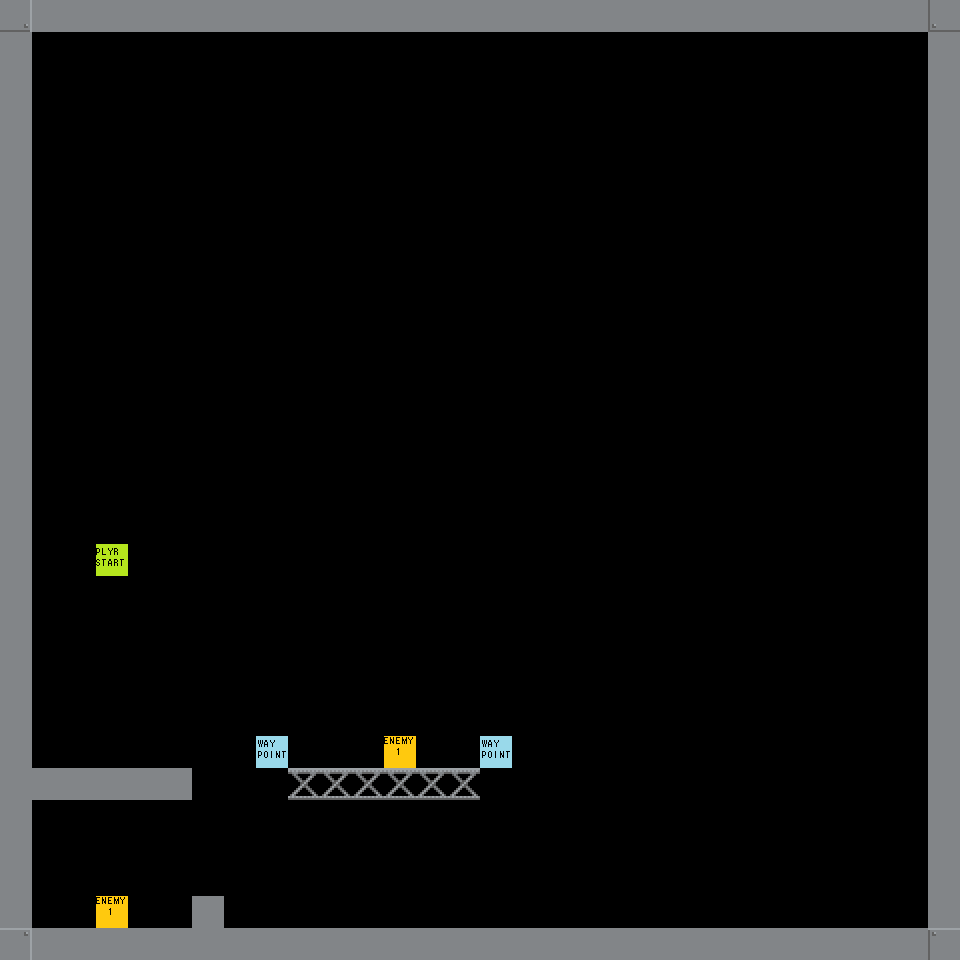

This game map was drawn from its Tiled (.tmx) file and the tilesets committed beside it. A one-line description and the full map source follow:
An orthogonal 30x30 tile map with 32x32 px tiles, 1 tile layer (Tile Layer 1).

<map version="1.2" tiledversion="1.3.3" orientation="orthogonal" renderorder="right-down" width="30" height="30" tilewidth="32" tileheight="32" infinite="0" nextlayerid="2" nextobjectid="1">
 <editorsettings>
  <export target="debugLevel.csv" format="csv" />
 </editorsettings>
 <tileset firstgid="1" source="worldTiles.tsx" />
 <layer id="1" name="Tile Layer 1" width="30" height="30">
  <data encoding="csv">
19,10,10,10,10,10,10,10,10,10,10,10,10,10,10,10,10,10,10,10,10,10,10,10,10,10,10,10,10,17,
10,0,0,0,0,0,0,0,0,0,0,0,0,0,0,0,0,0,0,0,0,0,0,0,0,0,0,0,0,10,
10,0,0,0,0,0,0,0,0,0,0,0,0,0,0,0,0,0,0,0,0,0,0,0,0,0,0,0,0,10,
10,0,0,0,0,0,0,0,0,0,0,0,0,0,0,0,0,0,0,0,0,0,0,0,0,0,0,0,0,10,
10,0,0,0,0,0,0,0,0,0,0,0,0,0,0,0,0,0,0,0,0,0,0,0,0,0,0,0,0,10,
10,0,0,0,0,0,0,0,0,0,0,0,0,0,0,0,0,0,0,0,0,0,0,0,0,0,0,0,0,10,
10,0,0,0,0,0,0,0,0,0,0,0,0,0,0,0,0,0,0,0,0,0,0,0,0,0,0,0,0,10,
10,0,0,0,0,0,0,0,0,0,0,0,0,0,0,0,0,0,0,0,0,0,0,0,0,0,0,0,0,10,
10,0,0,0,0,0,0,0,0,0,0,0,0,0,0,0,0,0,0,0,0,0,0,0,0,0,0,0,0,10,
10,0,0,0,0,0,0,0,0,0,0,0,0,0,0,0,0,0,0,0,0,0,0,0,0,0,0,0,0,10,
10,0,0,0,0,0,0,0,0,0,0,0,0,0,0,0,0,0,0,0,0,0,0,0,0,0,0,0,0,10,
10,0,0,0,0,0,0,0,0,0,0,0,0,0,0,0,0,0,0,0,0,0,0,0,0,0,0,0,0,10,
10,0,0,0,0,0,0,0,0,0,0,0,0,0,0,0,0,0,0,0,0,0,0,0,0,0,0,0,0,10,
10,0,0,0,0,0,0,0,0,0,0,0,0,0,0,0,0,0,0,0,0,0,0,0,0,0,0,0,0,10,
10,0,0,0,0,0,0,0,0,0,0,0,0,0,0,0,0,0,0,0,0,0,0,0,0,0,0,0,0,10,
10,0,0,0,0,0,0,0,0,0,0,0,0,0,0,0,0,0,0,0,0,0,0,0,0,0,0,0,0,10,
10,0,0,0,0,0,0,0,0,0,0,0,0,0,0,0,0,0,0,0,0,0,0,0,0,0,0,0,0,10,
10,0,0,64,0,0,0,0,0,0,0,0,0,0,0,0,0,0,0,0,0,0,0,0,0,0,0,0,0,10,
10,0,0,0,0,0,0,0,0,0,0,0,0,0,0,0,0,0,0,0,0,0,0,0,0,0,0,0,0,10,
10,0,0,0,0,0,0,0,0,0,0,0,0,0,0,0,0,0,0,0,0,0,0,0,0,0,0,0,0,10,
10,0,0,0,0,0,0,0,0,0,0,0,0,0,0,0,0,0,0,0,0,0,0,0,0,0,0,0,0,10,
10,0,0,0,0,0,0,0,0,0,0,0,0,0,0,0,0,0,0,0,0,0,0,0,0,0,0,0,0,10,
10,0,0,0,0,0,0,0,0,0,0,0,0,0,0,0,0,0,0,0,0,0,0,0,0,0,0,0,0,10,
10,0,0,0,0,0,0,0,127,0,0,0,107,0,0,127,0,0,0,0,0,0,0,0,0,0,0,0,0,10,
10,10,10,10,10,10,0,0,0,71,71,71,71,71,71,0,0,0,0,0,0,0,0,0,0,0,0,0,0,10,
10,0,0,0,0,0,0,0,0,0,0,0,0,0,0,0,0,0,0,0,0,0,0,0,0,0,0,0,0,10,
10,0,0,0,0,0,0,0,0,0,0,0,0,0,0,0,0,0,0,0,0,0,0,0,0,0,0,0,0,10,
10,0,0,0,0,0,0,0,0,0,0,0,0,0,0,0,0,0,0,0,0,0,0,0,0,0,0,0,0,10,
10,0,0,107,0,0,10,0,0,0,0,0,0,0,0,0,0,0,0,0,0,0,0,0,0,0,0,0,0,10,
3,10,10,10,10,10,10,10,10,10,10,10,10,10,10,10,10,10,10,10,10,10,10,10,10,10,10,10,10,1
</data>
 </layer>
</map>